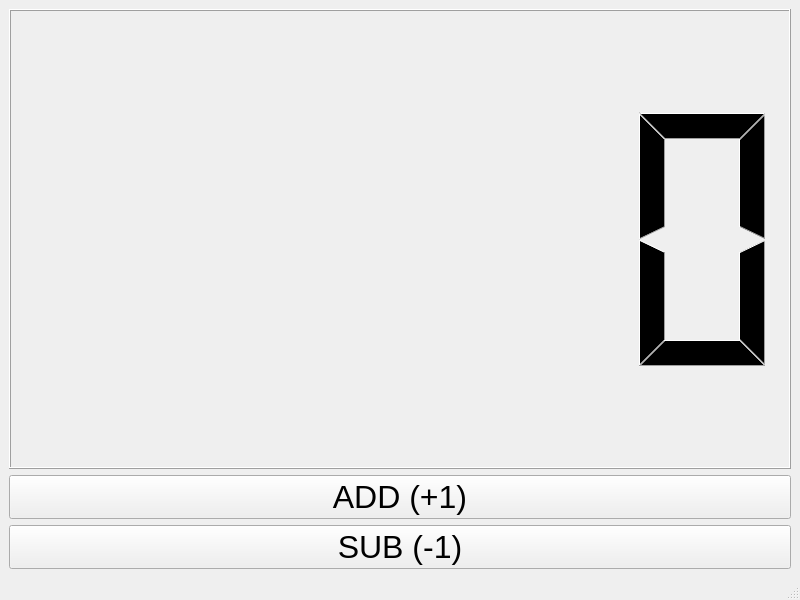
<?xml version="1.0" encoding="UTF-8"?>
<ui version="4.0">
 <class>MainWindow</class>
 <widget class="QMainWindow" name="MainWindow">
  <property name="geometry">
   <rect>
    <x>0</x>
    <y>0</y>
    <width>800</width>
    <height>600</height>
   </rect>
  </property>
  <property name="windowTitle">
   <string>MainWindow</string>
  </property>
  <widget class="QWidget" name="centralwidget">
   <layout class="QGridLayout" name="gridLayout">
    <item row="0" column="0">
     <layout class="QVBoxLayout" name="verticalLayout">
      <item>
       <widget class="QLCDNumber" name="QLCD_Num"/>
      </item>
      <item>
       <widget class="QPushButton" name="QPB_Add">
        <property name="font">
         <font>
          <family>Arial</family>
          <pointsize>24</pointsize>
         </font>
        </property>
        <property name="text">
         <string>ADD (+1)</string>
        </property>
       </widget>
      </item>
      <item>
       <widget class="QPushButton" name="QPB_Sub">
        <property name="font">
         <font>
          <family>Arial</family>
          <pointsize>24</pointsize>
         </font>
        </property>
        <property name="text">
         <string>SUB (-1)</string>
        </property>
       </widget>
      </item>
     </layout>
    </item>
   </layout>
  </widget>
  <widget class="QMenuBar" name="menubar">
   <property name="geometry">
    <rect>
     <x>0</x>
     <y>0</y>
     <width>800</width>
     <height>29</height>
    </rect>
   </property>
  </widget>
  <widget class="QStatusBar" name="statusbar"/>
 </widget>
 <resources/>
 <connections/>
</ui>
